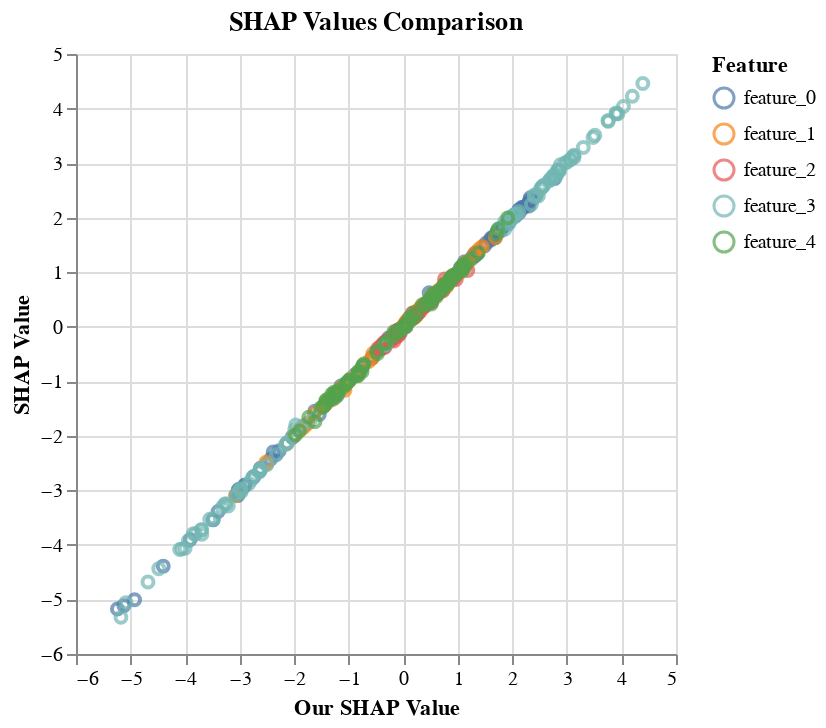

This figure's notebook cell:
### Markdown cell above
We plot the two sets of SHAP values against one another. Each point is one sample-by-feature combination. The two approaches yield nearly the same estimates. The small differences are likely due to the subsets that happened to be sampled in each case.

### Code cell
import altair as alt
import pandas as pd

# Convert shap_values and shap_values2 to DataFrames and melt to long format
our_shap_df = pd.DataFrame(our_shap_values, columns=[[f"""feature_{s}""" for s in range(5)]]).melt(var_name='Feature', value_name='Our SHAP Value')
shap_df = pd.DataFrame(shap_values, columns=[[f"""feature_{s}""" for s in range(5)]]).melt(var_name='Feature', value_name='SHAP Value')

# Concatenate the DataFrames
shap_combined = pd.concat([our_shap_df, shap_df['SHAP Value']], axis=1)

# Create the Altair plot
alt.Chart(shap_combined)\
   .mark_point()\
   .encode(
      x='Our SHAP Value',
      y='SHAP Value',
      color='Feature'
    ).properties(title='SHAP Values Comparison')

### Figure 1 — Vega-Lite specification as saved in the notebook (floating-point values rounded to 4 significant figures; data arrays with more than 128 entries replaced by an {"elided": "..."} marker saying what was removed)
{"config": {"view": {"continuousWidth": 300, "continuousHeight": 300}}, "data": {"name": "data-67e36bcf3f8bd2d400b28cb2c9b61cbc"}, "mark": {"type": "point"}, "encoding": {"color": {"field": "Feature", "type": "nominal"}, "x": {"field": "Our SHAP Value", "type": "quantitative"}, "y": {"field": "SHAP Value", "type": "quantitative"}}, "title": "SHAP Values Comparison", "$schema": "https://vega.github.io/schema/vega-lite/v5.20.1.json", "datasets": {"data-67e36bcf3f8bd2d400b28cb2c9b61cbc": {"elided": "500 records"}}}
